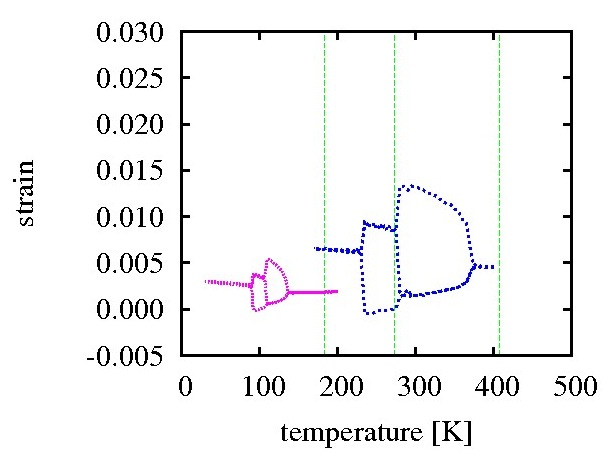

The script that saved this image:
#!/usr/bin/env gnuplot
# Time-stamp: <2009-03-26 22:58:36 takeshi>
# Author: Takeshi NISHIMATSU
##
#set grid
set xrange [0:500]
set xlabel 'temperature [K]'
set xtics 100

set terminal postscript portrait enhanced color 'Times-Roman' 24
set output 'strain-one.eps'
set size 1.0,0.5

#set key left
#set title 'p=-5.0 [GPa],  Q_{Nose}=0.05 [eV ps^2],   n_{thermalize}=40,000,   n_{average}=10,000'
set format y '%.3f'

y_min=-0.005
y_max= 0.03
set yrange [y_min:y_max]
set ylabel 'strain'
set arrow 1 from 408,y_min to 408,y_max nohead lt 2
set arrow 2 from 273,y_min to 273,y_max nohead lt 2
set arrow 3 from 183,y_min to 183,y_max nohead lt 2

set origin 0.0,0.5
plot '0GPa.avg'    using 1:2 notitle     w l lt 4 lw 2,\
     '0GPa.avg'    using 1:3 notitle     w l lt 4 lw 2,\
     '0GPa.avg'    using 1:4 notitle     w l lt 4 lw 2,\
     'cooling.avg' using 1:5 t ''        w l lt 3 lw 2,\
     'cooling.avg' using 1:6 t ''        w l lt 3 lw 2,\
     'cooling.avg' using 1:7 t ''        w l lt 3 lw 2

set output
!gs -q -sDEVICE=ppm -sPAPERSIZE=a4 -r90x90 -dSAFER -dNOPAUSE -dBATCH -sOutputFile=- -q strain-one.eps | cjpeg -quality 90 > strain-one.jpg

#Local variables:
#  compile-command: "gnuplot strain-one.gp && kill -HUP `pgrep gv`"
#End:
